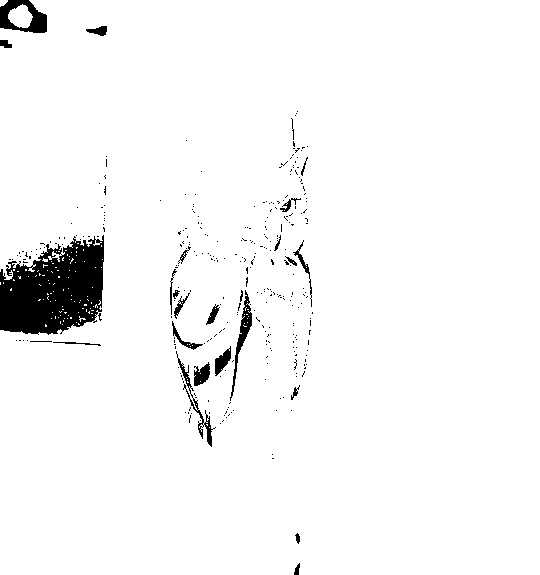
#> input picture img/5-20.jpg, 540 x 575 px
$ python 07_add_sustration_img.py
#> lines starting #> are read from the running program, lines starting #| are printed output that depends on the picture
import cv2

img1 = cv2.imread('img/5-20.jpg')
#> img1 is the input picture: shape (575, 540, 3); min 0, max 255, mean 245.4
img2 = cv2.imread('img/5-40.jpg')
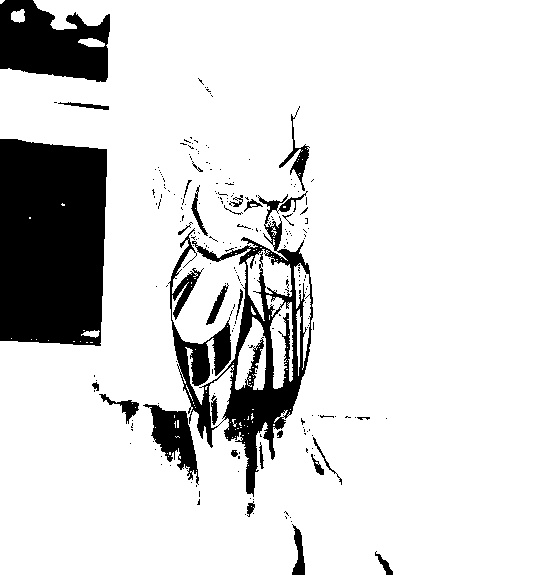
#> input picture img/5-40.jpg, 540 x 575 px
#> img2 is the input picture: shape (575, 540, 3); min 0, max 255, mean 218.2
img3 = cv2.imread('img/5-60.jpg')
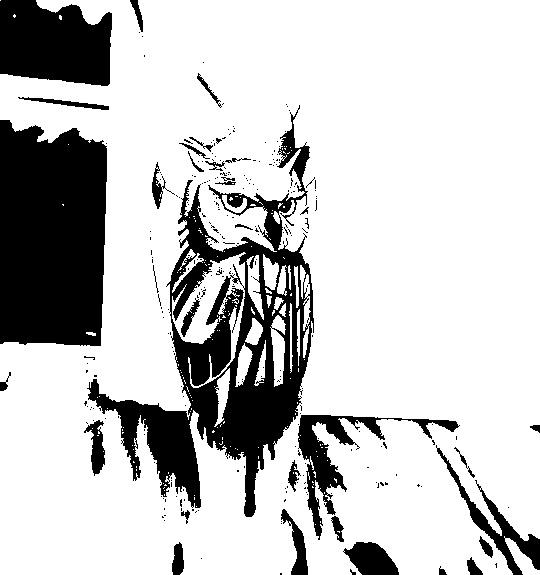
#> input picture img/5-60.jpg, 540 x 575 px
#> img3 is the input picture: shape (575, 540, 3); min 0, max 255, mean 199.7

union = cv2.add(img2, img1)

cv2.imshow('UNION', union)
cv2.waitKey(0)
cv2.destroyAllWindows()
